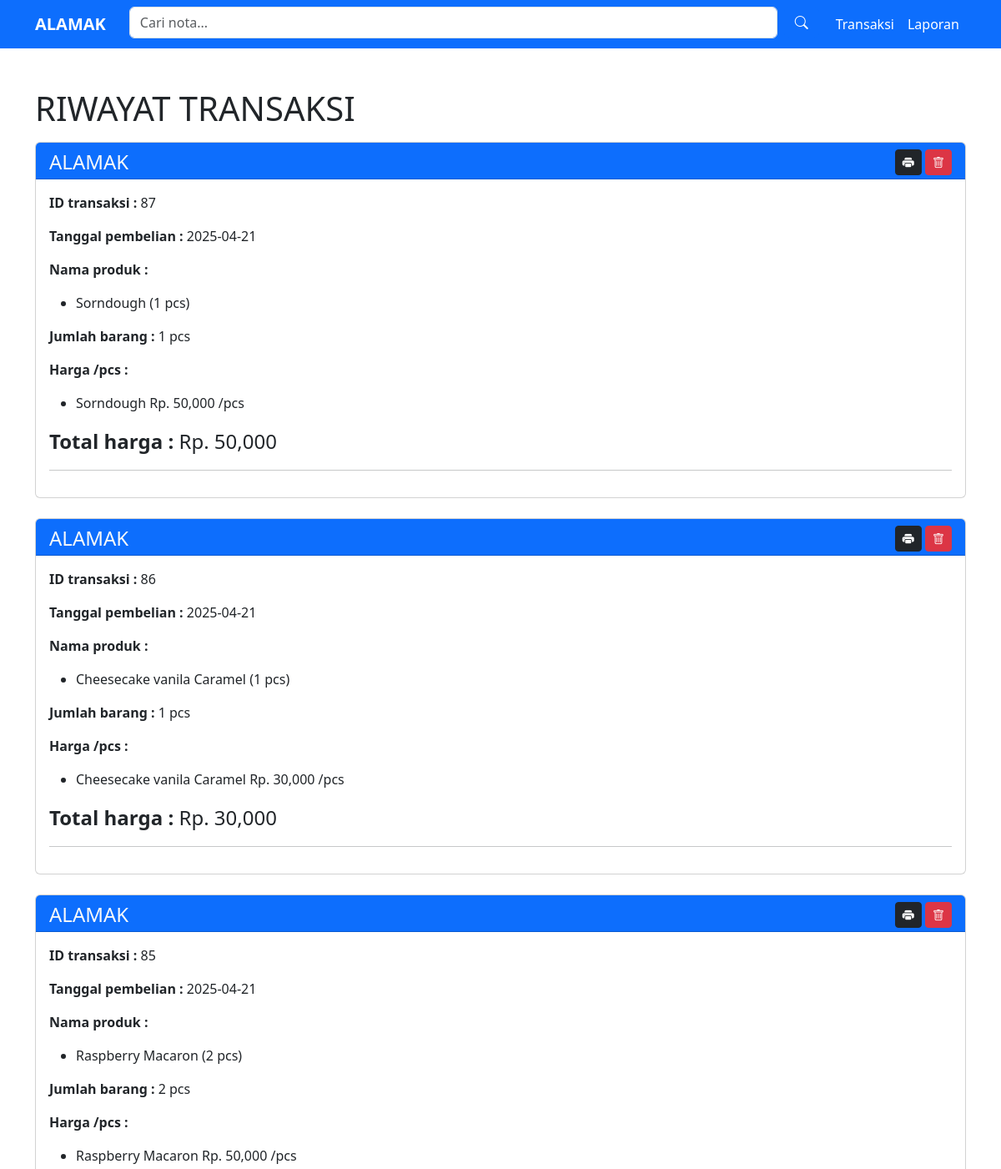
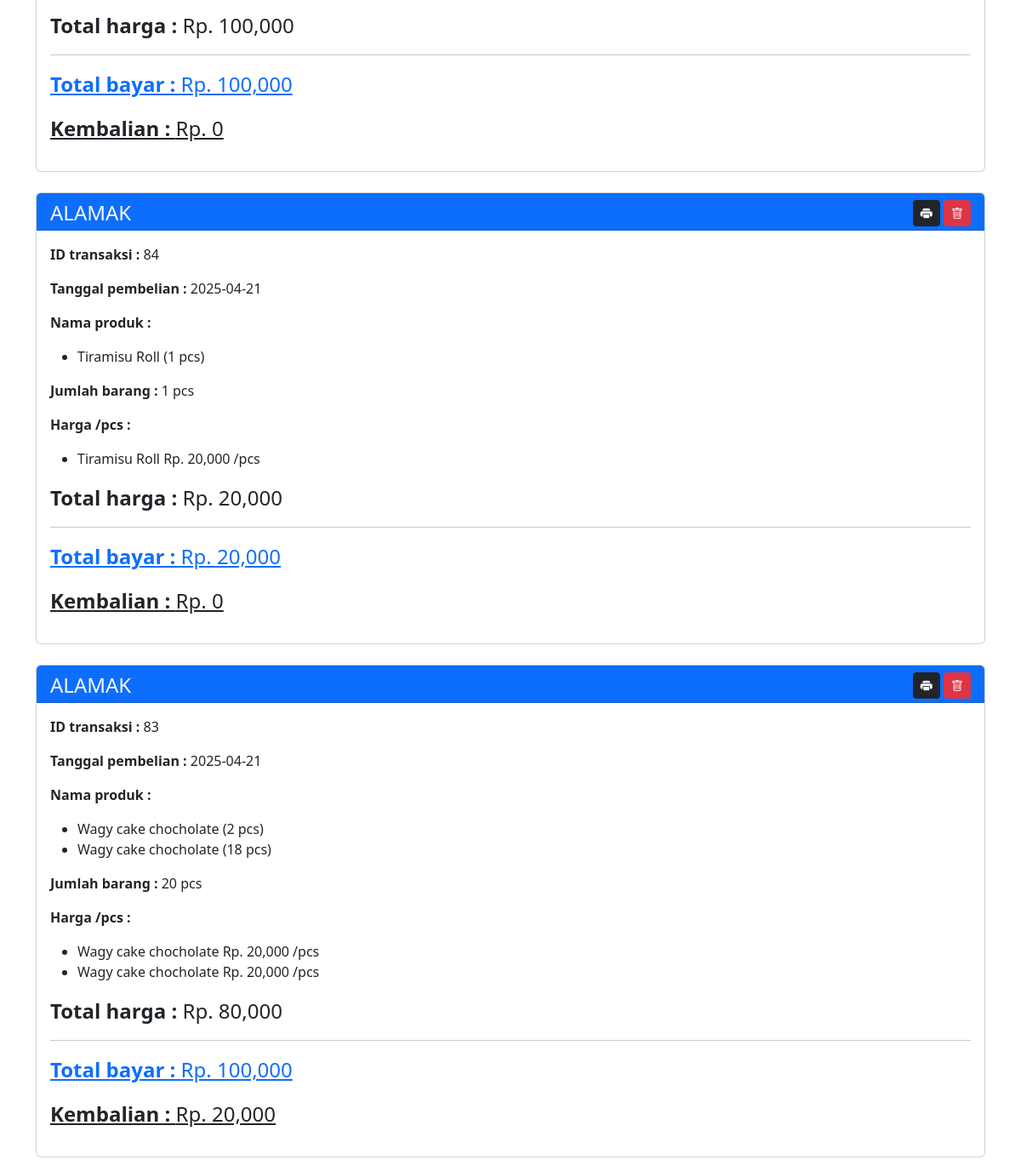
Page /transaksi/index.php on the committed database (2 pictures, top to bottom).
### tables this page shows
CREATE TABLE `transaksi` (
  `id_transaksi` int(11) NOT NULL,
  `id_produk` int(11) NOT NULL,
  `nama_produk` varchar(255) NOT NULL,
  `hargaPCS` int(100) NOT NULL,
  `jumlah` int(11) NOT NULL,
  `total` int(100) NOT NULL,
  `total_kes` int(11) NOT NULL,
  `tanggal` date NOT NULL,
  `bayar` int(100) NOT NULL,
  `kembalian` int(100) NOT NULL
);

CREATE TABLE `barang` (
  `id_barang` int(11) NOT NULL,
  `id_transaksi` int(11) NOT NULL,
  `id_produk` int(11) NOT NULL,
  `nama_produk` varchar(255) NOT NULL,
  `jumlah` int(11) NOT NULL,
  `hargaPCS` int(11) NOT NULL,
  `total` int(11) NOT NULL,
  `tanggal` date NOT NULL
);

### transaksi/index.php (the view, shortened to what this page needs)
<?php
include "header2.php";
?>
<div class="container mt-5">
<h1>RIWAYAT TRANSAKSI</h1>
    <div class="row justify-content-center">
    <?php
    $query = mysqli_query($conn, "SELECT * FROM transaksi ORDER BY id_transaksi DESC");
    while($data=mysqli_fetch_array($query)) {
    ?>
        <div class="col-md-12 mt-2">
            <div class="card mb-3">
                <div class="card-header bg-primary text-light text-center pb-0 ">
                    <h4 class="mb-1">ALAMAK</h4>
                    <p class="float-end mb-1 mt-0"><a href="print.php?id_transaksi=<?php echo $data['id_transaksi']?>" class="btn btn-dark btn-sm"><i class="bi bi-printer-fill"></i></a>
                    <a href="hapus.php?id_transaksi=<?php echo $data['id_transaksi']?>" onclick="alert('PERINGATAN!! jika transaksi belum dibayar maka stok produk tidak akan dikembalikan seperti semula'); return confirm('apakah Anda tetap ingin menghapus transaksi ini? ');" class="btn btn-danger btn-sm"><i class="bi bi-trash"></i></a>
                </p>
                </div>
                <div class="card-body">
                    <p><b>ID transaksi : </b><?php echo $data['id_transaksi'] ?></p>
                    <p><b>Tanggal pembelian : </b><?php echo $data['tanggal'] ?></p>
                    <p><b>Nama produk : </b>
                        <ul>
                        <li><?php echo $data['nama_produk'] ?> (<?php echo $data['jumlah'] ?> pcs)</li>
                            <?php
                            $query2 = mysqli_query($conn, "SELECT * FROM barang WHERE id_transaksi='$data[id_transaksi]'");
                            while($data2 = mysqli_fetch_array($query2)) {
                            ?>
                            <li><?php echo $data2['nama_produk'] ?> (<?php echo $data2['jumlah'] ?> pcs)</li>
                            <?php } ?>
                        </ul>
                    </p>
                    <p><b>Jumlah barang : </b>
                        <?php
                        $jum_1 = mysqli_query($conn, "SELECT SUM(jumlah) AS jumlah1 FROM transaksi WHERE id_transaksi='$data[id_transaksi]'");
                        $jum_1 = mysqli_fetch_array($jum_1);
                        $jum_2 = mysqli_query($conn, "SELECT SUM(jumlah) AS jumlah2 FROM barang WHERE id_transaksi='$data[id_transaksi]'");
                        $jum_2 = mysqli_fetch_array($jum_2);
                        $total_jumlah = $jum_1['jumlah1'] + $jum_2['jumlah2'];
                        ?> <?php echo $total_jumlah . " pcs"?>
                    </p>
                    <p><b>Harga /pcs : </b>
                    <ul>
                            <li><?php echo $data['nama_produk'] ?> Rp. <?php echo number_format($data['hargaPCS']) ?> /pcs</li>
                            <?php
                            $query2 = mysqli_query($conn, "SELECT * FROM barang WHERE id_transaksi='$data[id_transaksi]'");
                            while($data2 = mysqli_fetch_array($query2)) {
                            ?>
                            <li><?php echo $data2['nama_produk'] ?> Rp. <?php echo number_format($data2['hargaPCS']) ?> /pcs</li>
                            <?php } ?>
                        </ul>
                    </p>
                    <p class="fs-4"><b>Total harga : </b>
                        <?php
                        $total_harga1 = mysqli_query($conn, "SELECT SUM(total) AS total_harga1 FROM transaksi WHERE id_transaksi='$data[id_transaksi]'");
                        $final1 = mysqli_fetch_array($total_harga1);
                        $total_harga2 = mysqli_query($conn, "SELECT SUM(total) AS total_harga2 FROM barang WHERE id_transaksi='$data[id_transaksi]'");
                        $final2 = mysqli_fetch_array($total_harga2);
                        $total_harga_kes = $final1['total_harga1'] + $final2['total_harga2'];
                        ?> Rp. <?php echo number_format($total_harga_kes) ?>
                    </p>
                    <hr>
                    <?php
                    if($data['bayar'] == 0) {
                        ?>
                         <?php if ($_SESSION['level'] === 'Kasir'): ?>
                        <div class="d-flex justify-content-center">
                            <p class="float-start"><a href="tambah_produk.php?id_transaksi=<?php echo $data['id_transaksi']?>" class="btn btn-primary mx-2">Tambah Produk</a></p>
                            <p class="float-end"><a href="bayar.php?id_transaksi=<?php echo $data['id_transaksi']?>" class="btn btn-danger mx-2">Bayar</a></p>
                        </div>
                        <?php endif; ?>
                    <?php
                    } else {
                        ?>
                        <div>
                        <p class="text-primary fs-4 " style="text-decoration:underline;"><b>Total bayar : </b>Rp. <?php echo number_format($data['bayar']) ?></p>
                        </div>
                        <div>
                        <p class="text-dark fs-4 " style="text-decoration:underline;"><b>Kembalian : </b>Rp. <?php echo number_format($data['kembalian']) ?></p>
                        </div>
                        <?php
                    }
                    ?>
                </div>
            </div>
        </div>
        <?php } ?>
    </div>
</div>

### transaksi/header2.php (style rules this page uses)
.card-header { display: flex; align-items: center; justify-content: space-between; }

### rows in the picture
transaksi: id_transaksi "87", tanggal "2025-04-21", nama_produk "Sorndough", jumlah "1", total_jumlah "1", hargaPCS "50,000", total_harga_kes "50,000"
transaksi: id_transaksi "86", tanggal "2025-04-21", nama_produk "Cheesecake vanila Caramel", jumlah "1", total_jumlah "1", hargaPCS "30,000", total_harga_kes "30,000"
transaksi: id_transaksi "85", tanggal "2025-04-21", nama_produk "Raspberry Macaron", jumlah "2", total_jumlah "2", hargaPCS "50,000", total_harga_kes "100,000", bayar "100,000", kembalian "0"
transaksi: id_transaksi "84", tanggal "2025-04-21", nama_produk "Tiramisu Roll", jumlah "1", total_jumlah "1", hargaPCS "20,000", total_harga_kes "20,000", bayar "20,000", kembalian "0"
transaksi: id_transaksi "83", tanggal "2025-04-21", nama_produk "Wagy cake chocholate", jumlah "2", total_jumlah "20", hargaPCS "20,000", total_harga_kes "80,000", bayar "100,000", kembalian "20,000"
barang: nama_produk "Wagy cake chocholate", jumlah "18", hargaPCS "20,000"
